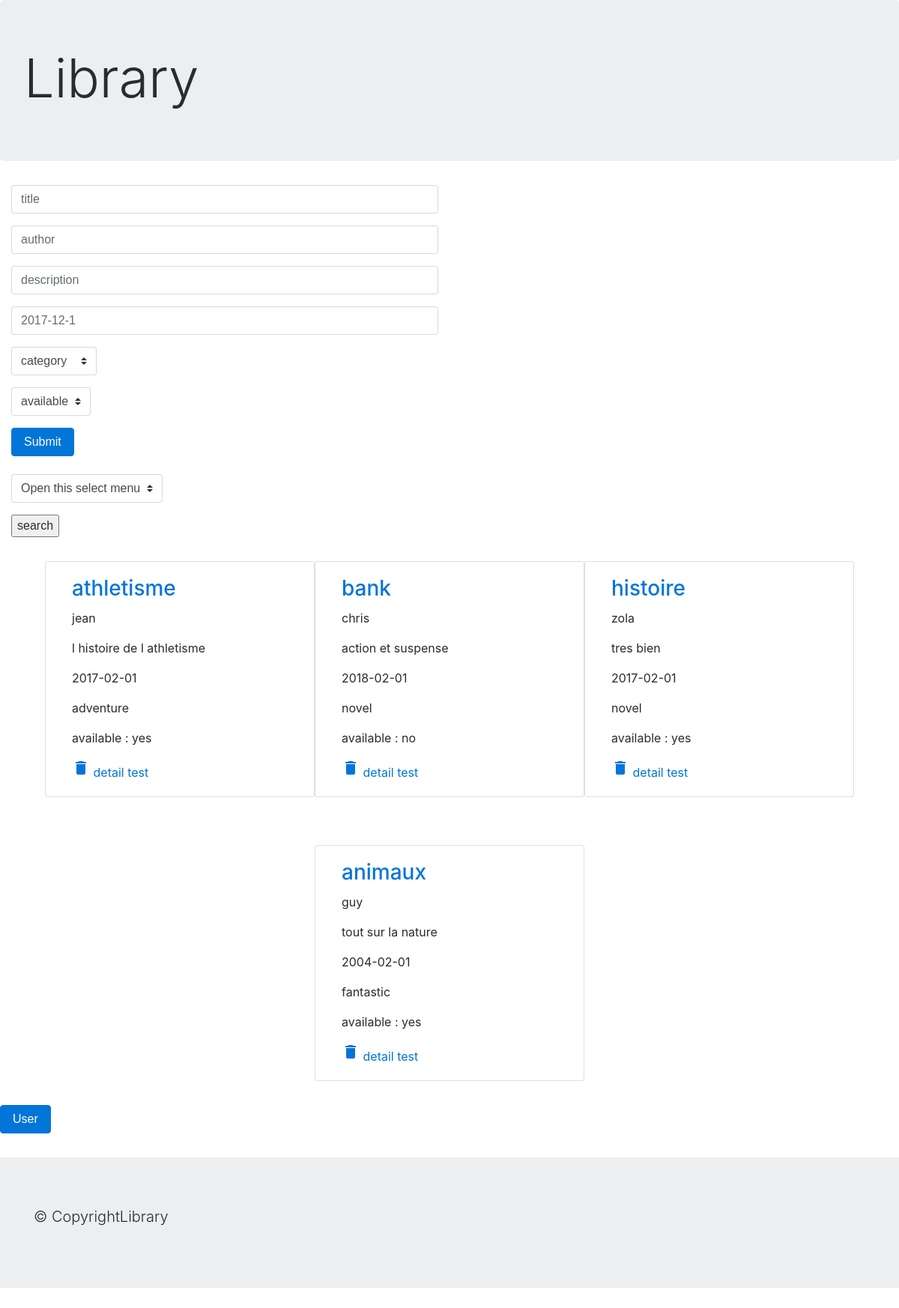
The page / on the database its author committed.
### tables this page shows
CREATE TABLE `book` (
  `id` int(11) NOT NULL,
  `title` varchar(50) NOT NULL,
  `author` varchar(30) NOT NULL,
  `description` text NOT NULL,
  `releaseDate` date NOT NULL,
  `category` varchar(20) NOT NULL,
  `available` varchar(3) NOT NULL
);

### controllers/indexControllers.php (called while the page is built, shortened)
<?php
require("model/connexion.php");
require("model/ManagerBook.php");
$manager = new ManagerBook($bdd);
$donnees = $manager->getBooks();
require("views/indexView.php");

### index.php (called while the page is built)
<?php
  require("controllers/indexControllers.php")
 ?>

### model/ManagerBook.php (called while the page is built, shortened)
<?php
class ManagerBook{
  protected $bdd;
  public function setBdd(PDO $bdd)
  {
    $this->bdd = $bdd;
  }
  public function getBooks()
    {
      $req = $this->bdd->prepare('SELECT * FROM book');
      $req->execute();
      $donnees = $req->fetchAll(PDO::FETCH_ASSOC);
      foreach ($donnees as $key => $value)
      {
        $donnees[$key] = new Book($value);
      }
      return $donnees;
    }
}

### entities/Book.php (called while the page is built, shortened)
<?php
class Book {
  protected $id;
  protected $title;
  protected $author;
  protected $description;
  protected $releaseDate;
  protected $category;
  protected $available;
  public function hydrate(array $data)
  {
    foreach ($data as $key => $value) {
      $method = 'set' . ucfirst($key);
    }
  }
    public function getId()
    {
        return $this->id;
    }
    public function getTitle()
    {
        return $this->title;
    }
    public function getAuthor()
    {
        return $this->author;
    }
    public function getDescription()
    {
        return $this->description;
    }
    public function getReleaseDate()
    {
        return $this->releaseDate;
    }
    public function getCategory()
    {
        return $this->category;
    }
    public function getAvailable()
    {
        return $this->available;
    }
    public function setId($id)
    {
       $this->id = $id;
       return $this;
    }
    public function setTitle($title)
    {
      if (is_string($title))
      {
        $this->title = htmlspecialchars($title);
        return $this;
      }
    }
    public function setAuthor($author)
    {
      if (is_string($author))
      {
        $this->author = htmlspecialchars($author);
        return $this;
      }
    }
    public function setDescription($description)
    {
      if (is_string($description))
      {
        $this->description = htmlspecialchars($description);
        return $this;
      }
    }
    public function setReleaseDate($releaseDate)
    {
        $this->releaseDate = $releaseDate;
        return $this;
    }
    public function setCategory($category)
    {
        $this->category = $category;
        return $this;
    }
    public function setAvailable($available)
    {
        $this->available = $available;
        return $this;
    }
}

### views/indexView.php (the view, shortened to what this page needs)
<?php
  require("template/header.php");
 ?>
 <div class="formu col-12 col-md-8 col-lg-6">
  <form action="index.php" method="post">
     <div class="form-group">
       <input type="text" class="form-control" id="formGroupExampleInput" name="title"  placeholder="title">
     </div>
     <div class="form-group">
       <input type="text" class="form-control" id="formGroupExampleInput1" name="author" placeholder="author">
     </div>
     <div class="form-group">
       <input type="text" class="form-control" id="formGroupExampleInput2" name="description" placeholder="description">
     </div>
     <div class="form-group">
       <input type="text" class="form-control" id="formGroupExampleInput3" name="releaseDate" placeholder="2017-12-1">
     </div>
    <div class="form-group">
    <select class="custom-select" name="category">
    <option selected>category</option>
    </select>
    </div>
     <div class="form-group">
     <select class="custom-select" name="available">
     <option selected>available</option>
     </select>
     </div>
     <button type="submit" value="Submit" name="addBook" class="btn btn-primary submi">Submit</button>
   </form>
 </div>
<br>
 <div class="formu col-12 col-md-8 col-lg-6 sort">
  <form action="index.php" method="post">
     <div class="form-group">
 <select class="custom-select" name="sort">
   <option selected>Open this select menu</option>
 </select>
</div>
<input type="submit" name="search" value="search">
</form>
</div>
 <div class="block">
   <?php foreach ($donnees as $key => $value){
     ?>
     <div class="container accounts col-12 col-md-6 col-lg-4">
       <div class="row">
                <div class="card col-12 col-md-12 col-lg-12">
                  <div class="card-block col-12 col-md-12 col-lg-12">
                  <h3 class="card-title"><?php echo $value->getTitle(); ?></h3>
                  <p class="card-text"><?php echo $value->getAuthor(); ?></p>
                  <p class="card-text"><?php echo $value->getDescription(); ?></p>
                  <p class="card-text"><?php echo $value->getReleaseDate(); ?></p>
                  <p class="card-text"><?php echo $value->getCategory(); ?></p>
                  <p class="card-text">available : <?php echo $value->getAvailable(); ?></p>
                  <a href="index.php?supprim=<?php echo $value->getId();?>"><i class="material-icons">delete</i></a>
                  <a href="detail.php?id=<?php echo $value->getId();?>">detail</a>
                  <a href="update.php?id=<?php echo $value->getId();?>">test</a>
                  </div>
                </div>
        </div>
    </div>
            <?php
              }
            ?>
  </div>
<div class="user">
<a href="user.php"><button type="button"  class="btn btn-primary">User</button></a>
</div>
 <?php
   require("template/footer.php");

### assets/css/main.css (style rules this page uses)
html { color: #222; font-size: 1em; line-height: 1.4; }
.accounts h3 { color: #0275D8; }
.accounts { margin-top: 2em; margin-bottom: 2em; }
.block { display: flex; flex-wrap: wrap; margin-left: 5%; margin-right: 5%; }

### rows shown on the page
book: title "athletisme", author "jean", description "l histoire de l athletisme", releaseDate "2017-02-01", category "adventure", available "yes"
book: title "bank", author "chris", description "action et suspense", releaseDate "2018-02-01", category "novel", available "no"
book: title "histoire", author "zola", description "tres bien", releaseDate "2017-02-01", category "novel", available "yes"
book: title "animaux", author "guy", description "tout sur la nature", releaseDate "2004-02-01", category "fantastic", available "yes"
